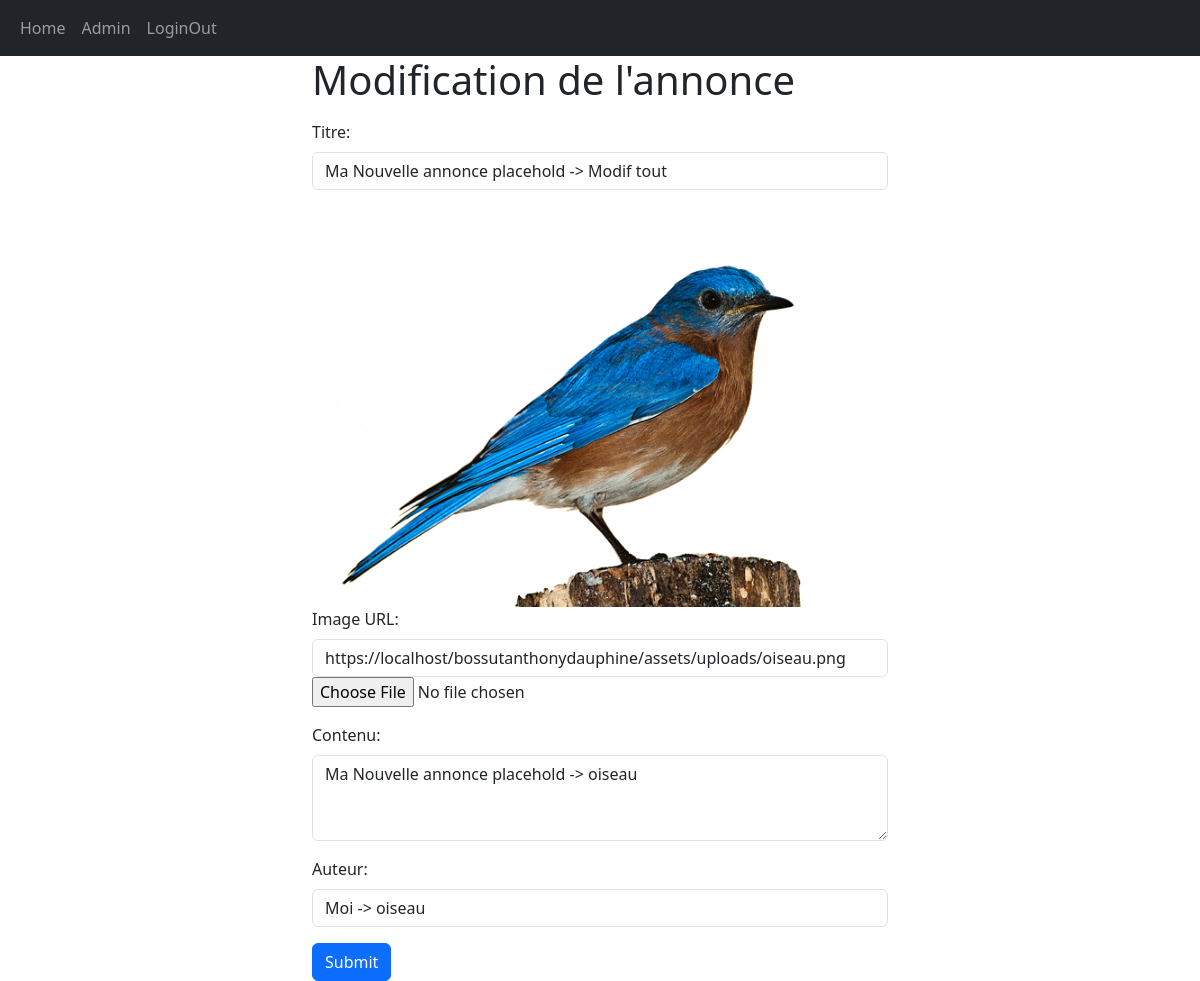
The page /admin/editeAnnonce.php?id=60 (signed in) on the database as committed earlier.
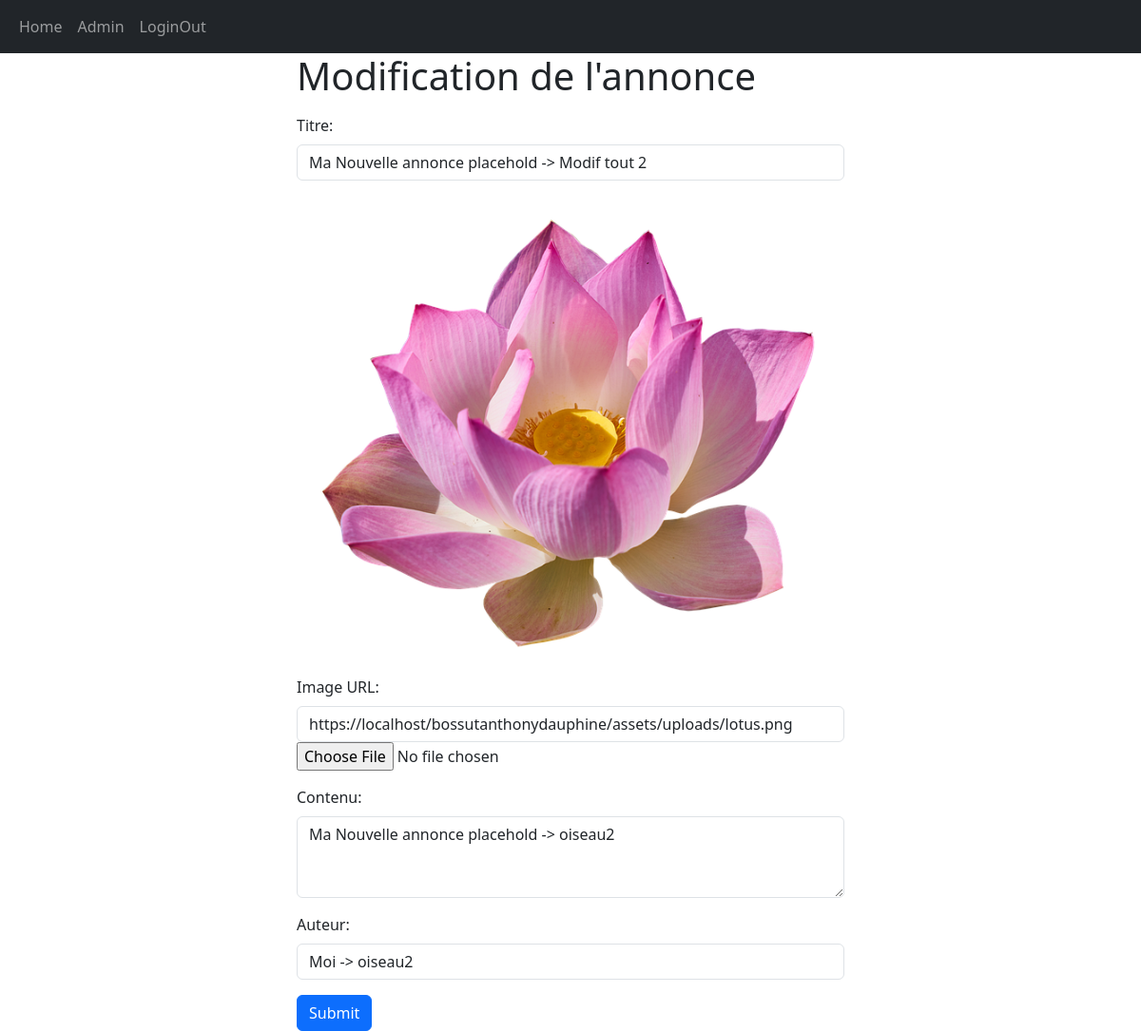
The same page on the database as committed later.
### tables this page shows
CREATE TABLE IF NOT EXISTS `annonce` (
  `id` int NOT NULL AUTO_INCREMENT,
  `imageUrl` varchar(250) DEFAULT NULL,
  `contenu` text NOT NULL,
  `titre` varchar(250) NOT NULL,
  `auteur` varchar(250) NOT NULL,
  `datePublication` datetime NOT NULL,
  PRIMARY KEY (`id`),
  UNIQUE KEY `annonce_id_uindex` (`id`)
);

### utils/databaseManager.php (called while the page is built, shortened)
<?php
function findAnnoncesById(PDO $pdo, $id): array
{
    $params = [':id' => $id];
    $reponse = $pdo->prepare("SELECT * FROM annonce WHERE id = :id");
    $reponse->execute($params);
    return $reponse->fetch();
}

### admin/editeAnnonce.php (the view, shortened to what this page needs)
<?php
include_once ("../block/header.php");
include_once ("../utils/databaseManager.php");
if (!isset($_GET["id"])) {
    $subtitle = "Nouvelle annonce";
    $para = "";
} else {
    $subtitle = "Modification de l'annonce";
    $para = "?id=" . $_GET["id"];
    $pdo = connectDB();
    $annonce = findAnnoncesById($pdo, $_GET["id"]);
}
?>
<div class="container col-6 ">
    <h1><?PHP echo ($subtitle ?? "Default Title") ?></h1>
    <form action="editeAnnonce.php<?PHP echo $para ?? "" ?>" method="POST" enctype="multipart/form-data" class=" mt-3">
        <div class="mb-3">
            <label for="titre" class="form-label">Titre:</label>
            <input type="text" class="form-control" id="titre" name="titre"
                value="<?PHP echo $annonce["titre"] ?? "" ?>" required>
        </div>
        <div class="mb-3">
            <div>
                <img src="<?PHP echo $annonce["imageUrl"] ?? "https://placehold.co/400" ?>" alt="" class="img-fluid">
            </div>
            <label for="imageUrl" class="form-label">Image URL:</label>
            <input type="text" class="form-control" id="imageUrl" name="imageUrl"
                value="<?PHP echo $annonce["imageUrl"] ?? "https://placehold.co/400" ?>" required>
            <input type="file" name="avatar">
        </div>
        <div class="mb-3">
            <label for="contenu" class="form-label">Contenu:</label>
            <textarea class="form-control" id="contenu" name="contenu" rows="3"
                required><?PHP echo $annonce["contenu"] ?? "" ?></textarea>
        </div>
        <div class="mb-3">
            <label for="auteur" class="form-label">Auteur:</label>
            <input type="text" class="form-control" id="auteur" name="auteur"
                value="<?PHP echo $annonce["auteur"] ?? "" ?>" required>
        </div>
        <input type="submit" class="btn btn-primary"></input>
    </form>
</div>

Rows that differ between the two databases and show on the page:
changed annonce: titre "Ma Nouvelle annonce placehold -> Modif tout" → "Ma Nouvelle annonce placehold -> Modif tout 2"; imageUrl: a different picture; imageUrl "https://localhost/bossutanthonydauphine/assets/uploads/oiseau.png" → "https://localhost/bossutanthonydauphine/assets/uploads/lotus.png"; contenu "Ma Nouvelle annonce placehold -> oiseau" → "Ma Nouvelle annonce placehold -> oiseau2"; auteur "Moi -> oiseau" → "Moi -> oiseau2"
